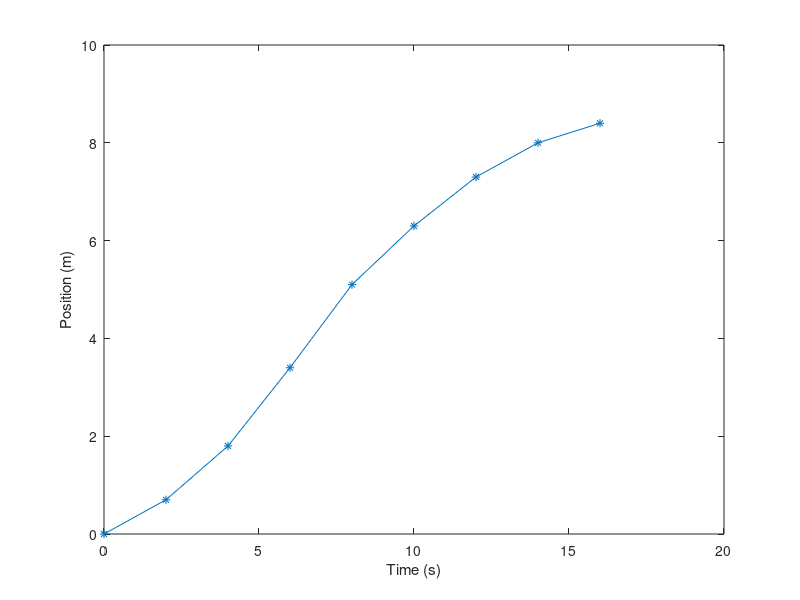
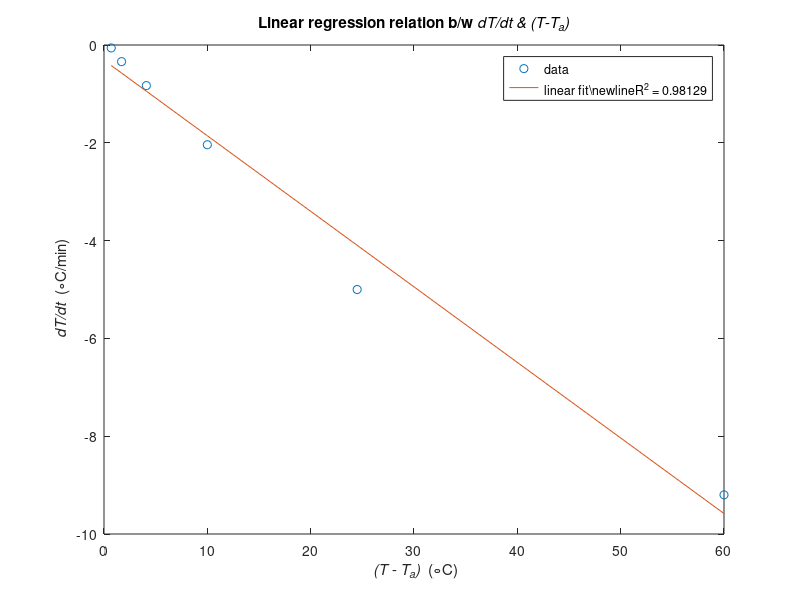

MATLAB code to generate these figures, in order:
% Created by: Anthony H. Le
% Last updated: 02-18-2019

% CHE 581: Assignment 4
% Textbook Problems 21.13, 21.28, Additional Problem
% Due: 02-18-2019
%% Problem 21.13
close all; % close all figures
clear; % clear workspace
clc; % clear command window

disp('Problem 21.13');

% data provided by textbook
t = [0 2 4 6 8 10 12 14 16]'; % time, s
x = [0 0.7 1.8 3.4 5.1 6.3 7.3 8.0 8.4]; % position, m
h = 2; % step size, time, s
i = 6; % index @ t = 10

% plot data to visualize function
disp('Plot generated for visualization, see Figure 1');
figure();
plot(t, x, '-*');
hold on;
xlabel('Time (s)');
ylabel('Position (m)');
hold off;

% (a) 2nd-order accurate centered finite-diff method
disp('(a) O(h^2) centered finite-difference method');
v_a = (x(i+1) - x(i-1)) / (2 * h); % velocity @ t = 10, m/s
a_a = (x(i+1) - (2 * x(i)) + x(i-1)) / (h^2); % acceleration @ t = 10, m/s^2
fprintf('    vel = %5.4f\n', v_a);
fprintf('    accel = %5.4f\n', a_a);

% (b) 2nd-order accurate forward finite-diff method
disp('(b) O(h^2) forward fiite-difference method');
v_b = (-x(i+2) + (4 * x(i+1)) - (3 * x(i))) / (2 * h); % velocity @ t = 10, m/s
a_b = (-x(i+3) + (4 * x(i+2)) - (5 * x(i+1)) + (2 * x(i))) / (h^2); % acceleration @ t = 10, m/s^2
fprintf('    vel = %5.4f\n', v_b);
fprintf('    accel = %5.4f\n', a_b);

% (c) 2nd-order accurate backward finite-diff method
disp('(c) O(h^2) backward finite-difference method');
v_c = ((3 * x(i)) - (4 * x(i-1)) + x(i-2)) / (2 * h); % velocity @ t = 10, m/s
a_c = ((2 * x(i)) - (5 * x(i-1)) + (4 * x(i-2)) - x(i-3)) / (h^2); % acceleration @ t = 10, m/s^2
fprintf('    vel = %5.4f\n', v_c);
fprintf('    accel = %5.4f\n', a_c);

disp('-------------------------------------------------');

%% Problem 21.28
close all;
clear;
clc;

disp('Problem 21.28');
disp('See Figure 1');

% data provided by textbook
time = [0 5 10 15 20 25]'; % time, min
T = [80 44.5 30.0 24.1 21.7 20.7]'; % temperature, deg C
T_a = 20; % temperature, deg C
n_a = length(time); % vec length
h = 5; % step size, min

dTdt = zeros(n_a, 1); % allocate memory for faster computing

for i = 1:n_a % mixed finite-diff method, all 2nd-order accurate
    if i == 1 % forward finite-diff method, first point
        diff = (-T(i+2) + 4 * T(i+1) - 3 * T(i)) / (2 * h);
        dTdt(i, 1) = diff;
    elseif i >= 2 && i < n_a % center finite-diff method, interior points
        diff = (T(i+1) - T(i-1)) / (2 * h);
        dTdt(i, 1) = diff;
    elseif i == n_a % backward finite-diff method, last point
        diff = (3 * T(i) - 4 * T(i-1) + T(i-2)) / (2 * h);
        dTdt(i, 1) = diff;
    end
end

% simple linear regression
p_fit = polyfit(T-T_a, dTdt, 1); % compute linear regression
y_fit = polyval(p_fit, T-T_a); % compute y fit values
y_resid = dTdt - y_fit; % residual values
SS_resid = sum(y_resid.^2); % residual sum of squares
SS_total = sum((dTdt - mean(dTdt)).^2); % total sum of squares
rsq = 1 - (SS_resid / SS_total); % compute R^2 value
fprintf('slope = %5.4f\ny-int = %5.4f\n', p_fit(1), p_fit(2));

% dT/dt vs (T-T_a) w/ linear regression
figure();
plot(T-T_a, dTdt, 'o');   
hold on;
plot(T-T_a, y_fit);
title('Linear regression relation b/w \itdT/dt & \it(T-T_{a})');
legend('data', ['linear fit\newlineR^{2} = ' num2str(rsq)]);
xlabel('\it (T - T_{a}) \rm (\circC)');
ylabel('\it dT/dt \rm (\circC/min)');
hold off;

disp('-------------------------------------------------');
